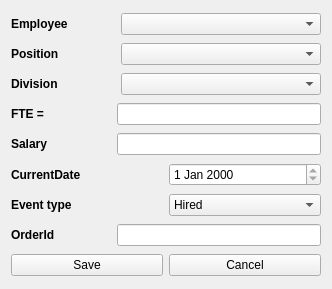
<?xml version="1.0" encoding="UTF-8"?>
<ui version="4.0">
 <class>Form</class>
 <widget class="QWidget" name="Form">
  <property name="geometry">
   <rect>
    <x>0</x>
    <y>0</y>
    <width>332</width>
    <height>289</height>
   </rect>
  </property>
  <property name="windowTitle">
   <string>Form</string>
  </property>
  <widget class="QWidget" name="">
   <property name="geometry">
    <rect>
     <x>11</x>
     <y>11</y>
     <width>310</width>
     <height>268</height>
    </rect>
   </property>
   <layout class="QVBoxLayout" name="verticalLayout">
    <item>
     <layout class="QHBoxLayout" name="horizontalLayout">
      <item>
       <widget class="QLabel" name="label_emp">
        <property name="minimumSize">
         <size>
          <width>100</width>
          <height>0</height>
         </size>
        </property>
        <property name="font">
         <font>
          <bold>true</bold>
         </font>
        </property>
        <property name="text">
         <string>Employee</string>
        </property>
       </widget>
      </item>
      <item>
       <widget class="QComboBox" name="comboBox_emp">
        <property name="minimumSize">
         <size>
          <width>200</width>
          <height>0</height>
         </size>
        </property>
       </widget>
      </item>
     </layout>
    </item>
    <item>
     <layout class="QHBoxLayout" name="horizontalLayout_2">
      <item>
       <widget class="QLabel" name="label_pos">
        <property name="minimumSize">
         <size>
          <width>100</width>
          <height>0</height>
         </size>
        </property>
        <property name="font">
         <font>
          <bold>true</bold>
         </font>
        </property>
        <property name="text">
         <string>Position</string>
        </property>
       </widget>
      </item>
      <item>
       <widget class="QComboBox" name="comboBox_pos">
        <property name="minimumSize">
         <size>
          <width>200</width>
          <height>0</height>
         </size>
        </property>
       </widget>
      </item>
     </layout>
    </item>
    <item>
     <layout class="QHBoxLayout" name="horizontalLayout_3">
      <item>
       <widget class="QLabel" name="label_div">
        <property name="minimumSize">
         <size>
          <width>100</width>
          <height>0</height>
         </size>
        </property>
        <property name="font">
         <font>
          <bold>true</bold>
         </font>
        </property>
        <property name="text">
         <string>Division</string>
        </property>
       </widget>
      </item>
      <item>
       <widget class="QComboBox" name="comboBox_div">
        <property name="minimumSize">
         <size>
          <width>200</width>
          <height>0</height>
         </size>
        </property>
       </widget>
      </item>
     </layout>
    </item>
    <item>
     <layout class="QHBoxLayout" name="horizontalLayout_4">
      <item>
       <widget class="QLabel" name="label_fte">
        <property name="minimumSize">
         <size>
          <width>100</width>
          <height>0</height>
         </size>
        </property>
        <property name="font">
         <font>
          <bold>true</bold>
         </font>
        </property>
        <property name="text">
         <string>FTE = </string>
        </property>
       </widget>
      </item>
      <item>
       <widget class="QLineEdit" name="lineEdit_fte">
        <property name="minimumSize">
         <size>
          <width>150</width>
          <height>0</height>
         </size>
        </property>
       </widget>
      </item>
     </layout>
    </item>
    <item>
     <layout class="QHBoxLayout" name="horizontalLayout_5">
      <item>
       <widget class="QLabel" name="label_salary">
        <property name="minimumSize">
         <size>
          <width>100</width>
          <height>0</height>
         </size>
        </property>
        <property name="font">
         <font>
          <bold>true</bold>
         </font>
        </property>
        <property name="text">
         <string>Salary</string>
        </property>
       </widget>
      </item>
      <item>
       <widget class="QLineEdit" name="lineEdit_salary">
        <property name="minimumSize">
         <size>
          <width>150</width>
          <height>0</height>
         </size>
        </property>
       </widget>
      </item>
     </layout>
    </item>
    <item>
     <layout class="QHBoxLayout" name="horizontalLayout_6">
      <item>
       <widget class="QLabel" name="label_date">
        <property name="minimumSize">
         <size>
          <width>100</width>
          <height>0</height>
         </size>
        </property>
        <property name="font">
         <font>
          <bold>true</bold>
         </font>
        </property>
        <property name="text">
         <string>CurrentDate</string>
        </property>
       </widget>
      </item>
      <item>
       <widget class="QDateEdit" name="dateEdit">
        <property name="enabled">
         <bool>true</bool>
        </property>
        <property name="font">
         <font>
          <bold>false</bold>
         </font>
        </property>
        <property name="readOnly">
         <bool>true</bool>
        </property>
       </widget>
      </item>
     </layout>
    </item>
    <item>
     <layout class="QHBoxLayout" name="horizontalLayout_7">
      <item>
       <widget class="QLabel" name="label_div_2">
        <property name="minimumSize">
         <size>
          <width>100</width>
          <height>0</height>
         </size>
        </property>
        <property name="font">
         <font>
          <bold>true</bold>
         </font>
        </property>
        <property name="text">
         <string>Event type</string>
        </property>
       </widget>
      </item>
      <item>
       <widget class="QComboBox" name="comboBox_event">
        <item>
         <property name="text">
          <string>Hired</string>
         </property>
        </item>
        <item>
         <property name="text">
          <string>Fired</string>
         </property>
        </item>
       </widget>
      </item>
     </layout>
    </item>
    <item>
     <layout class="QHBoxLayout" name="horizontalLayout_8">
      <item>
       <widget class="QLabel" name="label_div_3">
        <property name="minimumSize">
         <size>
          <width>100</width>
          <height>0</height>
         </size>
        </property>
        <property name="font">
         <font>
          <bold>true</bold>
         </font>
        </property>
        <property name="text">
         <string>OrderId</string>
        </property>
       </widget>
      </item>
      <item>
       <widget class="QLineEdit" name="lineEdit_order">
        <property name="minimumSize">
         <size>
          <width>150</width>
          <height>0</height>
         </size>
        </property>
       </widget>
      </item>
     </layout>
    </item>
    <item>
     <layout class="QHBoxLayout" name="horizontalLayout_9">
      <item>
       <widget class="QPushButton" name="pushButton_Save">
        <property name="text">
         <string>Save</string>
        </property>
       </widget>
      </item>
      <item>
       <widget class="QPushButton" name="pushButton_Cancel">
        <property name="text">
         <string>Cancel</string>
        </property>
       </widget>
      </item>
     </layout>
    </item>
   </layout>
  </widget>
 </widget>
 <resources/>
 <connections/>
</ui>
